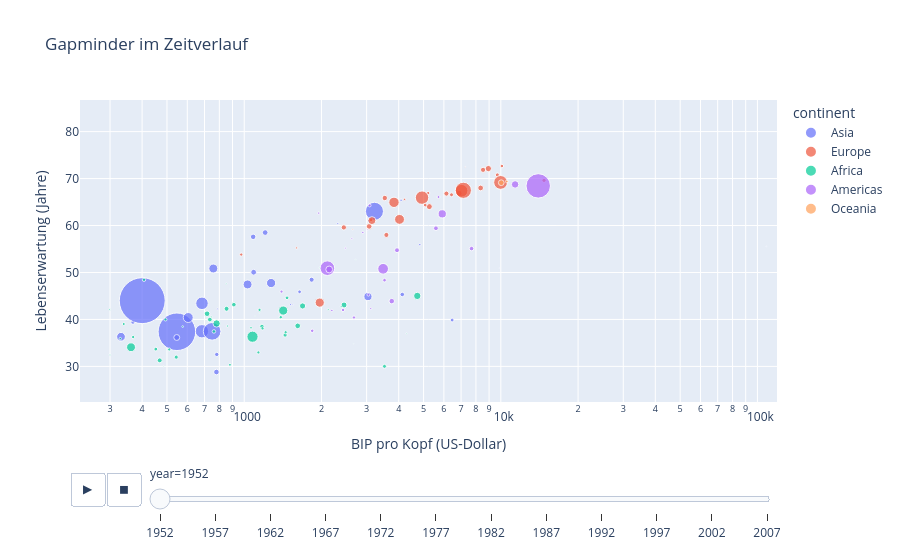

The cell this chart's notebook holds for it:
### Markdown cell above
### Frames sichtbar machen

Eine Animation beantwortet eine neue Frage: Wie verändert sich der Zusammenhang über die Zeit? Für die heutige Leitfrage ist sie nicht zwingend nötig, erklärt aber die Rolle von `frames`.

### Code cell
# Datenbereich 
x_min = df["gdpPercap"].min() * 0.95
y_min = df["lifeExp"].min() * 0.95
x_max = df["gdpPercap"].max() * 1.05
y_max = df["lifeExp"].max() * 1.05

# Animation über die Jahre
fig_animation = px.scatter(
    df, x="gdpPercap", y="lifeExp", animation_frame="year", animation_group="country",
    size="pop", color="continent", hover_name="country", log_x=True, size_max=50,
    range_x=[x_min, x_max], range_y=[y_min, y_max],
    labels={"gdpPercap": "BIP pro Kopf (US-Dollar)", "lifeExp": "Lebenserwartung (Jahre)"},
    title="Gapminder im Zeitverlauf",
)

print(f"Traces im Ausgangszustand: {len(fig_animation.data)}")
print(f"Frames der Animation: {len(fig_animation.frames)}")
fig_animation.show(config={"displaylogo": False})

### Figure 1 — Plotly figure (JSON) as saved in the notebook; plotly's stock layout.template omitted (floating-point values rounded to 4 significant figures)
{"data": [{"hovertemplate": "<b>%{hovertext}</b><br><br>continent=Asia<br>year=1952<br>BIP pro Kopf (US-Dollar)=%{x}<br>Lebenserwartung (Jahre)=%{y}<br>pop=%{marker.size}<extra></extra>", "hovertext": ["Afghanistan", "Bahrain", "Bangladesh", "Cambodia", "China", "Hong Kong, China", "India", "Indonesia", "Iran", "Iraq", "Israel", "Japan", "Jordan", "Korea, Dem. Rep.", "Korea, Rep.", "Kuwait", "Lebanon", "Malaysia", "Mongolia", "Myanmar", "Nepal", "Oman", "Pakistan", "Philippines", "Saudi Arabia", "Singapore", "Sri Lanka", "Syria", "Taiwan", "Thailand", "Vietnam", "West Bank and Gaza", "Yemen, Rep."], "ids": ["Afghanistan", "Bahrain", "Bangladesh", "Cambodia", "China", "Hong Kong, China", "India", "Indonesia", "Iran", "Iraq", "Israel", "Japan", "Jordan", "Korea, Dem. Rep.", "Korea, Rep.", "Kuwait", "Lebanon", "Malaysia", "Mongolia", "Myanmar", "Nepal", "Oman", "Pakistan", "Philippines", "Saudi Arabia", "Singapore", "Sri Lanka", "Syria", "Taiwan", "Thailand", "Vietnam", "West Bank and Gaza", "Yemen, Rep."], "legendgroup": "Asia", "marker": {"color": "#636efa", "size": [8425333, 120447, 46886859, 4693836, 556263527, 2125900, 372000000, 82052000, 17272000, 5441766, 1620914, 86459025, 607914, 8865488, 20947571, 160000, 1439529, 6748378, 800663, 20092996, 9182536, 507833, 41346560, 22438691, 4005677, 1127000, 7982342, 3661549, 8550362, 21289402, 26246839, 1030585, 4963829], "sizemode": "area", "sizeref": 527500.0, "symbol": "circle"}, "mode": "markers", "name": "Asia", "orientation": "v", "showlegend": true, "type": "scatter", "x": [779.4, 9867.0, 684.2, 368.5, 400.4, 3054.0, 546.6, 749.7, 3035.0, 4130.0, 4087.0, 3217.0, 1547.0, 1088.0, 1031.0, 108400.0, 4835.0, 1831.0, 786.6, 331, 545.9, 1828.0, 684.6, 1273.0, 6460.0, 2315.0, 1084.0, 1643.0, 1207.0, 757.8, 605.1, 1516.0, 781.7], "xaxis": "x", "y": [28.8, 50.94, 37.48, 39.42, 44, 60.96, 37.37, 37.47, 44.87, 45.32, 65.39, 63.03, 43.16, 50.06, 47.45, 55.56, 55.93, 48.46, 42.24, 36.32, 36.16, 37.58, 43.44, 47.75, 39.88, 60.4, 57.59, 45.88, 58.5, 50.85, 40.41, 43.16, 32.55], "yaxis": "y"}, {"hovertemplate": "<b>%{hovertext}</b><br><br>continent=Europe<br>year=1952<br>BIP pro Kopf (US-Dollar)=%{x}<br>Lebenserwartung (Jahre)=%{y}<br>pop=%{marker.size}<extra></extra>", "hovertext": ["Albania", "Austria", "Belgium", "Bosnia and Herzegovina", "Bulgaria", "Croatia", "Czech Republic", "Denmark", "Finland", "France", "Germany", "Greece", "Hungary", "Iceland", "Ireland", "Italy", "Montenegro", "Netherlands", "Norway", "Poland", "Portugal", "Romania", "Serbia", "Slovak Republic", "Slovenia", "Spain", "Sweden", "Switzerland", "Turkey", "United Kingdom"], "ids": ["Albania", "Austria", "Belgium", "Bosnia and Herzegovina", "Bulgaria", "Croatia", "Czech Republic", "Denmark", "Finland", "France", "Germany", "Greece", "Hungary", "Iceland", "Ireland", "Italy", "Montenegro", "Netherlands", "Norway", "Poland", "Portugal", "Romania", "Serbia", "Slovak Republic", "Slovenia", "Spain", "Sweden", "Switzerland", "Turkey", "United Kingdom"], "legendgroup": "Europe", "marker": {"color": "#EF553B", "size": [1282697, 6927772, 8730405, 2791000, 7274900, 3882229, 9125183, 4334000, 4090500, 42459667, 69145952, 7733250, 9504000, 147962, 2952156, 47666000, 413834, 10381988, 3327728, 25730551, 8526050, 16630000, 6860147, 3558137, 1489518, 28549870, 7124673, 4815000, 22235677, 50430000], "sizemode": "area", "sizeref": 527500.0, "symbol": "circle"}, "mode": "markers", "name": "Europe", "orientation": "v", "showlegend": true, "type": "scatter", "x": [1601.0, 6137.0, 8343.0, 973.5, 2444.0, 3119.0, 6876.0, 9692.0, 6425.0, 7030.0, 7144.0, 3531.0, 5264.0, 7268.0, 5210.0, 4931.0, 2648.0, 8942.0, 10100.0, 4029.0, 3068.0, 3145.0, 3581.0, 5075.0, 4215.0, 3834.0, 8528.0, 14730.0, 1969.0, 9980.0], "xaxis": "x", "y": [55.23, 66.8, 68, 53.82, 59.6, 61.21, 66.87, 70.78, 66.55, 67.41, 67.5, 65.86, 64.03, 72.49, 66.91, 65.94, 59.16, 72.13, 72.67, 61.31, 59.82, 61.05, 58.0, 64.36, 65.57, 64.94, 71.86, 69.62, 43.59, 69.18], "yaxis": "y"}, {"hovertemplate": "<b>%{hovertext}</b><br><br>continent=Africa<br>year=1952<br>BIP pro Kopf (US-Dollar)=%{x}<br>Lebenserwartung (Jahre)=%{y}<br>pop=%{marker.size}<extra></extra>", "hovertext": ["Algeria", "Angola", "Benin", "Botswana", "Burkina Faso", "Burundi", "Cameroon", "Central African Republic", "Chad", "Comoros", "Congo, Dem. Rep.", "Congo, Rep.", "Cote d'Ivoire", "Djibouti", "Egypt", "Equatorial Guinea", "Eritrea", "Ethiopia", "Gabon", "Gambia", "Ghana", "Guinea", "Guinea-Bissau", "Kenya", "Lesotho", "Liberia", "Libya", "Madagascar", "Malawi", "Mali", "Mauritania", "Mauritius", "Morocco", "Mozambique", "Namibia", "Niger", "Nigeria", "Reunion", "Rwanda", "Sao Tome and Principe", "Senegal", "Sierra Leone", "Somalia", "South Africa", "Sudan", "Swaziland", "Tanzania", "Togo", "Tunisia", "Uganda", "Zambia", "Zimbabwe"], "ids": ["Algeria", "Angola", "Benin", "Botswana", "Burkina Faso", "Burundi", "Cameroon", "Central African Republic", "Chad", "Comoros", "Congo, Dem. Rep.", "Congo, Rep.", "Cote d'Ivoire", "Djibouti", "Egypt", "Equatorial Guinea", "Eritrea", "Ethiopia", "Gabon", "Gambia", "Ghana", "Guinea", "Guinea-Bissau", "Kenya", "Lesotho", "Liberia", "Libya", "Madagascar", "Malawi", "Mali", "Mauritania", "Mauritius", "Morocco", "Mozambique", "Namibia", "Niger", "Nigeria", "Reunion", "Rwanda", "Sao Tome and Principe", "Senegal", "Sierra Leone", "Somalia", "South Africa", "Sudan", "Swaziland", "Tanzania", "Togo", "Tunisia", "Uganda", "Zambia", "Zimbabwe"], "legendgroup": "Africa", "marker": {"color": "#00cc96", "size": [9279525, 4232095, 1738315, 442308, 4469979, 2445618, 5009067, 1291695, 2682462, 153936, 14100005, 854885, 2977019, 63149, 22223309, 216964, 1438760, 20860941, 420702, 284320, 5581001, 2664249, 580653, 6464046, 748747, 863308, 1019729, 4762912, 2917802, 3838168, 1022556, 516556, 9939217, 6446316, 485831, 3379468, 33119096, 257700, 2534927, 60011, 2755589, 2143249, 2526994, 14264935, 8504667, 290243, 8322925, 1219113, 3647735, 5824797, 2672000, 3080907], "sizemode": "area", "sizeref": 527500.0, "symbol": "circle"}, "mode": "markers", "name": "Africa", "orientation": "v", "showlegend": true, "type": "scatter", "x": [2449.0, 3521.0, 1063.0, 851.2, 543.3, 339.3, 1173.0, 1071.0, 1179.0, 1103.0, 780.5, 2126.0, 1389.0, 2670.0, 1419.0, 375.6, 328.9, 362.1, 4293.0, 485.2, 911.3, 510.2, 299.9, 853.5, 298.8, 575.6, 2388.0, 1443.0, 369.2, 452.3, 743.1, 1968.0, 1688.0, 468.5, 2424.0, 761.9, 1077.0, 2719.0, 493.3, 879.6, 1450.0, 879.8, 1136.0, 4725.0, 1616.0, 1148.0, 716.7, 859.8, 1468.0, 734.8, 1147.0, 406.9], "xaxis": "x", "y": [43.08, 30.02, 38.22, 47.62, 31.98, 39.03, 38.52, 35.46, 38.09, 40.72, 39.14, 42.11, 40.48, 34.81, 41.89, 34.48, 35.93, 34.08, 37.0, 30, 43.15, 33.61, 32.5, 42.27, 42.14, 38.48, 42.72, 36.68, 36.26, 33.69, 40.54, 50.99, 42.87, 31.29, 41.73, 37.44, 36.32, 52.72, 40, 46.47, 37.28, 30.33, 32.98, 45.01, 38.63, 41.41, 41.22, 38.6, 44.6, 39.98, 42.04, 48.45], "yaxis": "y"}, {"hovertemplate": "<b>%{hovertext}</b><br><br>continent=Americas<br>year=1952<br>BIP pro Kopf (US-Dollar)=%{x}<br>Lebenserwartung (Jahre)=%{y}<br>pop=%{marker.size}<extra></extra>", "hovertext": ["Argentina", "Bolivia", "Brazil", "Canada", "Chile", "Colombia", "Costa Rica", "Cuba", "Dominican Republic", "Ecuador", "El Salvador", "Guatemala", "Haiti", "Honduras", "Jamaica", "Mexico", "Nicaragua", "Panama", "Paraguay", "Peru", "Puerto Rico", "Trinidad and Tobago", "United States", "Uruguay", "Venezuela"], "ids": ["Argentina", "Bolivia", "Brazil", "Canada", "Chile", "Colombia", "Costa Rica", "Cuba", "Dominican Republic", "Ecuador", "El Salvador", "Guatemala", "Haiti", "Honduras", "Jamaica", "Mexico", "Nicaragua", "Panama", "Paraguay", "Peru", "Puerto Rico", "Trinidad and Tobago", "United States", "Uruguay", "Venezuela"], "legendgroup": "Americas", "marker": {"color": "#ab63fa", "size": [17876956, 2883315, 56602560, 14785584, 6377619, 12350771, 926317, 6007797, 2491346, 3548753, 2042865, 3146381, 3201488, 1517453, 1426095, 30144317, 1165790, 940080, 1555876, 8025700, 2227000, 662850, 157553000, 2252965, 5439568], "sizemode": "area", "sizeref": 527500.0, "symbol": "circle"}, "mode": "markers", "name": "Americas", "orientation": "v", "showlegend": true, "type": "scatter", "x": [5911.0, 2677.0, 2109.0, 11370.0, 3940.0, 2144.0, 2627.0, 5587.0, 1398.0, 3522.0, 3048.0, 2428.0, 1840.0, 2195.0, 2899.0, 3478.0, 3112.0, 2480.0, 1952.0, 3759.0, 3082.0, 3023.0, 13990.0, 5717.0, 7690.0], "xaxis": "x", "y": [62.48, 40.41, 50.92, 68.75, 54.74, 50.64, 57.21, 59.42, 45.93, 48.36, 45.26, 42.02, 37.58, 41.91, 58.53, 50.79, 42.31, 55.19, 62.65, 43.9, 64.28, 59.1, 68.44, 66.07, 55.09], "yaxis": "y"}, {"hovertemplate": "<b>%{hovertext}</b><br><br>continent=Oceania<br>year=1952<br>BIP pro Kopf (US-Dollar)=%{x}<br>Lebenserwartung (Jahre)=%{y}<br>pop=%{marker.size}<extra></extra>", "hovertext": ["Australia", "New Zealand"], "ids": ["Australia", "New Zealand"], "legendgroup": "Oceania", "marker": {"color": "#FFA15A", "size": [8691212, 1994794], "sizemode": "area", "sizeref": 527500.0, "symbol": "circle"}, "mode": "markers", "name": "Oceania", "orientation": "v", "showlegend": true, "type": "scatter", "x": [10040.0, 10560.0], "xaxis": "x", "y": [69.12, 69.39], "yaxis": "y"}], "layout": {"legend": {"itemsizing": "constant", "title": {"text": "continent"}, "tracegroupgap": 0}, "sliders": [{"active": 0, "currentvalue": {"prefix": "year="}, "len": 0.9, "pad": {"b": 10, "t": 60}, "steps": [{"args": [["1952"], {"frame": {"duration": 0, "redraw": false}, "fromcurrent": true, "mode": "immediate", "transition": {"duration": 0, "easing": "linear"}}], "label": "1952", "method": "animate"}, {"args": [["1957"], {"frame": {"duration": 0, "redraw": false}, "fromcurrent": true, "mode": "immediate", "transition": {"duration": 0, "easing": "linear"}}], "label": "1957", "method": "animate"}, {"args": [["1962"], {"frame": {"duration": 0, "redraw": false}, "fromcurrent": true, "mode": "immediate", "transition": {"duration": 0, "easing": "linear"}}], "label": "1962", "method": "animate"}, {"args": [["1967"], {"frame": {"duration": 0, "redraw": false}, "fromcurrent": true, "mode": "immediate", "transition": {"duration": 0, "easing": "linear"}}], "label": "1967", "method": "animate"}, {"args": [["1972"], {"frame": {"duration": 0, "redraw": false}, "fromcurrent": true, "mode": "immediate", "transition": {"duration": 0, "easing": "linear"}}], "label": "1972", "method": "animate"}, {"args": [["1977"], {"frame": {"duration": 0, "redraw": false}, "fromcurrent": true, "mode": "immediate", "transition": {"duration": 0, "easing": "linear"}}], "label": "1977", "method": "animate"}, {"args": [["1982"], {"frame": {"duration": 0, "redraw": false}, "fromcurrent": true, "mode": "immediate", "transition": {"duration": 0, "easing": "linear"}}], "label": "1982", "method": "animate"}, {"args": [["1987"], {"frame": {"duration": 0, "redraw": false}, "fromcurrent": true, "mode": "immediate", "transition": {"duration": 0, "easing": "linear"}}], "label": "1987", "method": "animate"}, {"args": [["1992"], {"frame": {"duration": 0, "redraw": false}, "fromcurrent": true, "mode": "immediate", "transition": {"duration": 0, "easing": "linear"}}], "label": "1992", "method": "animate"}, {"args": [["1997"], {"frame": {"duration": 0, "redraw": false}, "fromcurrent": true, "mode": "immediate", "transition": {"duration": 0, "easing": "linear"}}], "label": "1997", "method": "animate"}, {"args": [["2002"], {"frame": {"duration": 0, "redraw": false}, "fromcurrent": true, "mode": "immediate", "transition": {"duration": 0, "easing": "linear"}}], "label": "2002", "method": "animate"}, {"args": [["2007"], {"frame": {"duration": 0, "redraw": false}, "fromcurrent": true, "mode": "immediate", "transition": {"duration": 0, "easing": "linear"}}], "label": "2007", "method": "animate"}], "x": 0.1, "xanchor": "left", "y": 0, "yanchor": "top"}], "title": {"text": "Gapminder im Zeitverlauf"}, "updatemenus": [{"buttons": [{"args": [null, {"frame": {"duration": 500, "redraw": false}, "fromcurrent": true, "mode": "immediate", "transition": {"duration": 500, "easing": "linear"}}], "label": "&#9654;", "method": "animate"}, {"args": [[null], {"frame": {"duration": 0, "redraw": false}, "fromcurrent": true, "mode": "immediate", "transition": {"duration": 0, "easing": "linear"}}], "label": "&#9724;", "method": "animate"}], "direction": "left", "pad": {"r": 10, "t": 70}, "showactive": false, "type": "buttons", "x": 0.1, "xanchor": "right", "y": 0, "yanchor": "top"}], "xaxis": {"anchor": "y", "domain": [0, 1], "range": [2.36, 5.076], "title": {"text": "BIP pro Kopf (US-Dollar)"}, "type": "log"}, "yaxis": {"anchor": "x", "domain": [0, 1], "range": [22.42, 86.73], "title": {"text": "Lebenserwartung (Jahre)"}}}}
